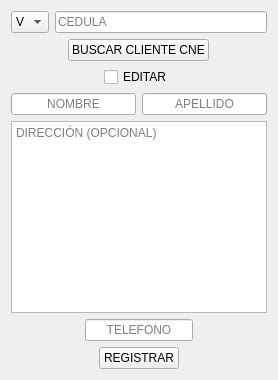
         <widget class="QWidget" name="vista_registrar_clientes">
          <layout class="QVBoxLayout" name="verticalLayout_3">
           <item>
            <layout class="QGridLayout" name="layout_registrar_clientes">
             <item row="8" column="0" colspan="2" alignment="Qt::AlignmentFlag::AlignHCenter">
              <widget class="QLineEdit" name="line_telefono_rcliente">
               <property name="alignment">
                <set>Qt::AlignmentFlag::AlignCenter</set>
               </property>
               <property name="placeholderText">
                <string>TELEFONO</string>
               </property>
              </widget>
             </item>
             <item row="9" column="0" colspan="2" alignment="Qt::AlignmentFlag::AlignHCenter">
              <widget class="QPushButton" name="boton_registrar_rcliente">
               <property name="cursor">
                <cursorShape>PointingHandCursor</cursorShape>
               </property>
               <property name="text">
                <string>REGISTRAR</string>
               </property>
              </widget>
             </item>
             <item row="5" column="1">
              <widget class="QLineEdit" name="line_apellido_rcliente">
               <property name="cursorPosition">
                <number>0</number>
               </property>
               <property name="alignment">
                <set>Qt::AlignmentFlag::AlignCenter</set>
               </property>
               <property name="placeholderText">
                <string>APELLIDO</string>
               </property>
              </widget>
             </item>
             <item row="0" column="0" colspan="2">
              <layout class="QHBoxLayout" name="horizontalLayout_3">
               <item alignment="Qt::AlignmentFlag::AlignLeft">
                <widget class="QComboBox" name="combo_nacionalidad_rcliente">
                 <property name="cursor">
                  <cursorShape>PointingHandCursor</cursorShape>
                 </property>
                 <item>
                  <property name="text">
                   <string>V</string>
                  </property>
                 </item>
                 <item>
                  <property name="text">
                   <string>E</string>
                  </property>
                 </item>
                </widget>
               </item>
               <item>
                <widget class="QLineEdit" name="line_cedula_rcliente">
                 <property name="text">
                  <string/>
                 </property>
                 <property name="cursorPosition">
                  <number>0</number>
                 </property>
                 <property name="alignment">
                  <set>Qt::AlignmentFlag::AlignLeading|Qt::AlignmentFlag::AlignLeft|Qt::AlignmentFlag::AlignVCenter</set>
                 </property>
                 <property name="placeholderText">
                  <string>CEDULA</string>
                 </property>
                </widget>
               </item>
              </layout>
             </item>
             <item row="5" column="0">
              <widget class="QLineEdit" name="line_nombre_rcliente">
               <property name="enabled">
                <bool>true</bool>
               </property>
               <property name="cursorPosition">
                <number>0</number>
               </property>
               <property name="alignment">
                <set>Qt::AlignmentFlag::AlignCenter</set>
               </property>
               <property name="placeholderText">
                <string>NOMBRE</string>
               </property>
              </widget>
             </item>
             <item row="7" column="0" colspan="2">
              <widget class="QTextEdit" name="text_descripcion_rcliente">
               <property name="tabChangesFocus">
                <bool>true</bool>
               </property>
               <property name="placeholderText">
                <string>DIRECCIÓN (OPCIONAL)</string>
               </property>
              </widget>
             </item>
             <item row="2" column="0" colspan="2" alignment="Qt::AlignmentFlag::AlignHCenter">
              <widget class="QCheckBox" name="check_editar_rcliente">
               <property name="cursor">
                <cursorShape>PointingHandCursor</cursorShape>
               </property>
               <property name="text">
                <string>EDITAR</string>
               </property>
              </widget>
             </item>
             <item row="1" column="0" colspan="2" alignment="Qt::AlignmentFlag::AlignHCenter">
              <widget class="QPushButton" name="boton_buscar_rcliente">
               <property name="enabled">
                <bool>true</bool>
               </property>
               <property name="cursor">
                <cursorShape>PointingHandCursor</cursorShape>
               </property>
               <property name="text">
                <string>BUSCAR CLIENTE CNE</string>
               </property>
              </widget>
             </item>
            </layout>
           </item>
          </layout>
         </widget>
